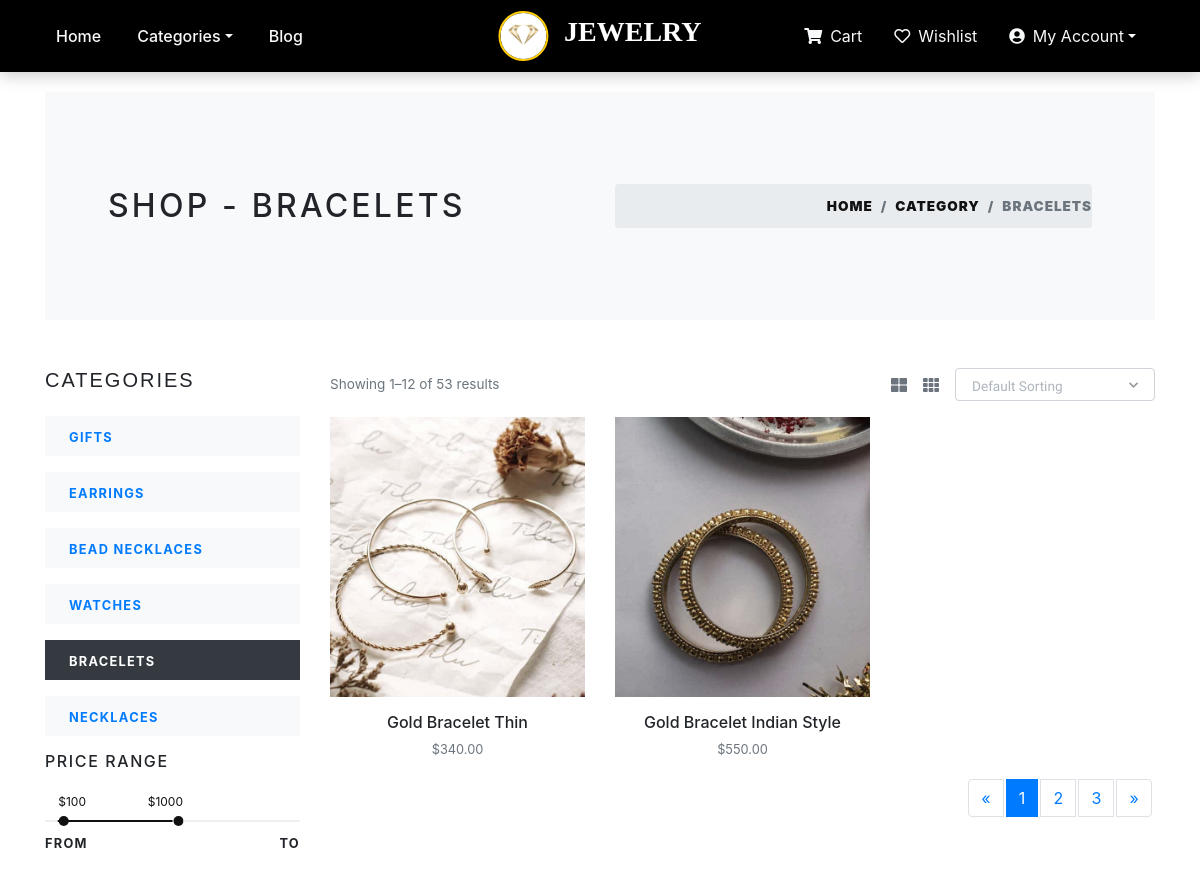
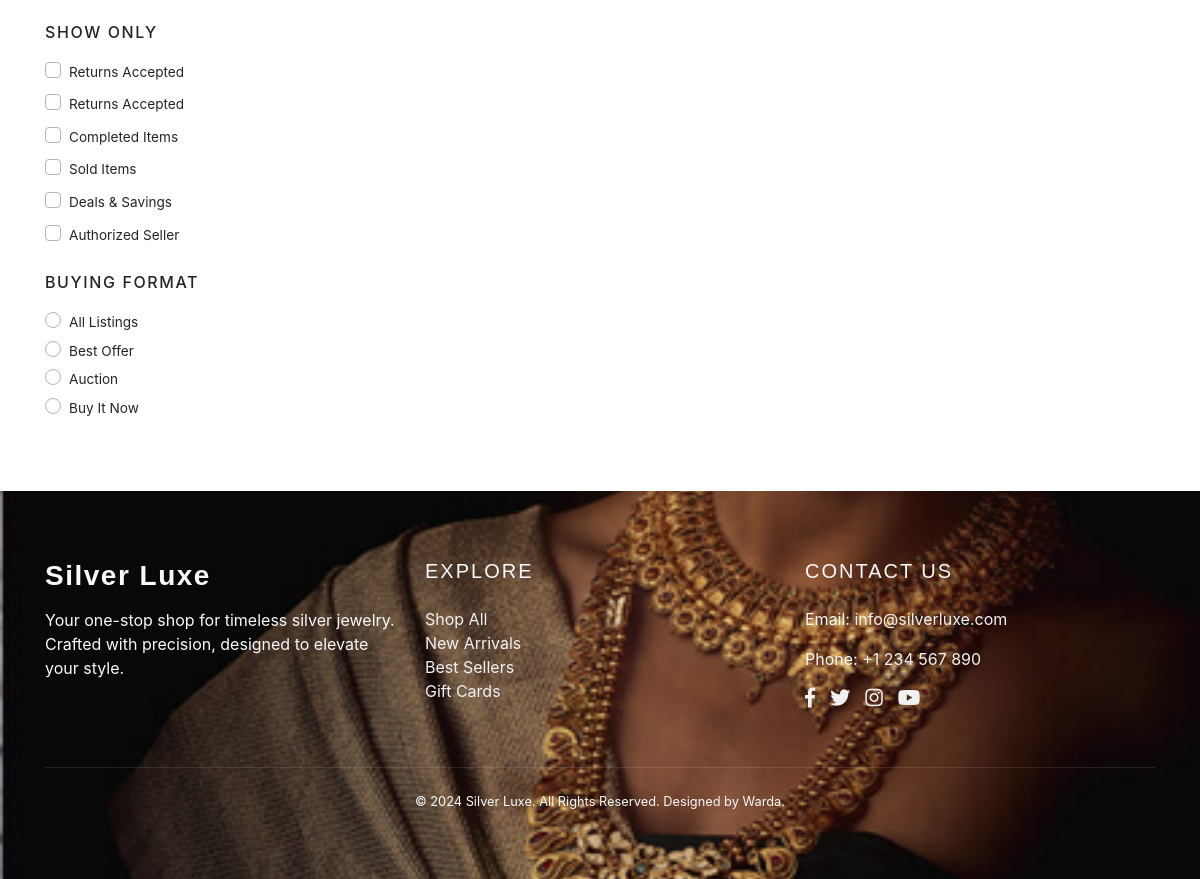
Page /bracelets/ on the committed database (2 pictures, top to bottom).
### store/models.py (models this page shows, shortened)
class Category(models.Model):
    title = models.CharField(max_length=50, verbose_name="Category Title")
    slug = models.SlugField(max_length=55, verbose_name="Category Slug")
    description = models.TextField(blank=True, verbose_name="Category Description")
    category_image = models.ImageField(upload_to='category', blank=True, null=True, verbose_name="Category Image")
    is_active = models.BooleanField(verbose_name="Is Active?")
    is_featured = models.BooleanField(verbose_name="Is Featured?")
    created_at = models.DateTimeField(auto_now_add=True, verbose_name="Created Date")
    updated_at = models.DateTimeField(auto_now=True, verbose_name="Updated Date")
    class Meta:
        verbose_name_plural = 'Categories'
        ordering = ('-created_at', )

class Product(models.Model):
    title = models.CharField(max_length=150, verbose_name="Product Title")
    slug = models.SlugField(max_length=160, verbose_name="Product Slug")
    sku = models.CharField(max_length=255, unique=True, verbose_name="Unique Product ID (SKU)")
    short_description = models.TextField(verbose_name="Short Description")
    detail_description = models.TextField(blank=True, null=True, verbose_name="Detail Description")
    product_image = models.ImageField(upload_to='product', blank=True, null=True, verbose_name="Product Image")
    price = models.DecimalField(max_digits=8, decimal_places=2)
    category = models.ForeignKey(Category, verbose_name="Product Categoy", on_delete=models.CASCADE)
    is_active = models.BooleanField(verbose_name="Is Active?")
    is_featured = models.BooleanField(verbose_name="Is Featured?")
    created_at = models.DateTimeField(auto_now_add=True, verbose_name="Created Date")
    updated_at = models.DateTimeField(auto_now=True, verbose_name="Updated Date")
    class Meta:
        verbose_name_plural = 'Products'
        ordering = ('-created_at', )

### store/views.py (the view)
# urls.py: path('<slug:slug>/', views.category_products, name="category-products"),
def category_products(request, slug):
    category = get_object_or_404(Category, slug=slug)
    products = Product.objects.filter(is_active=True, category=category)
    categories = Category.objects.filter(is_active=True)
    context = {
        'category': category,
        'products': products,
        'categories': categories,
    }
    return render(request, 'store/category_products.html', context)

### store/context_preprocessors.py (called while the page is built)
def store_menu(request):
    categories = Category.objects.filter(is_active=True)
    context = {
        'categories_menu': categories,
    }
    return context

def cart_menu(request):
    if request.user.is_authenticated:
        cart_items= Cart.objects.filter(user=request.user)
        context = {
            'cart_items': cart_items,
        }
    else:
        context = {}
    return context

### templates/store/category_products.html (shortened to what this page needs)
{% extends 'base.html' %}
{% load static %}
    {% block content %}
      <div class="container">
        <section class="py-5 bg-light">
          <div class="container">
            <div class="row px-4 px-lg-5 py-lg-4 align-items-center">
              <div class="col-lg-6">
                <h1 class="h2 text-uppercase mb-0">Shop - {{category.title}}</h1>
              </div>
              <div class="col-lg-6 text-lg-right">
                <nav aria-label="breadcrumb">
                  <ol class="breadcrumb justify-content-lg-end mb-0 px-0">
                    <li class="breadcrumb-item"><a href="{% url 'store:home' %}">Home</a></li>
                    <li class="breadcrumb-item"><a href="{% url 'store:all-categories' %}">Category</a></li>
                    <li class="breadcrumb-item active" aria-current="page">{{category.title}}</li>
                  </ol>
                </nav>
              </div>
            </div>
          </div>
        </section>
        <section class="py-5">
          <div class="container p-0">
            <div class="row">
              <div class="col-lg-3 order-2 order-lg-1">
                <h5 class="text-uppercase mb-4">Categories</h5>
                {% if categories %}
                  {% for cat in categories %}
                    <a href="{% url 'store:category-products' cat.slug %}">
                      <div class="py-2 px-4 {% if category == cat %}bg-dark text-white {% else %}bg-light{% endif %} mb-3">
                        <strong class="small text-uppercase font-weight-bold">{{cat.title}}</strong>
                      </div>
                    </a>
                  {% endfor %}
                {% endif %}
                <h6 class="text-uppercase mb-4">Price range</h6>
                <div class="price-range pt-4 mb-5">
                  <div id="range"></div>
                  <div class="row pt-2">
                    <div class="col-6"><strong class="small font-weight-bold text-uppercase">From</strong></div>
                    <div class="col-6 text-right"><strong class="small font-weight-bold text-uppercase">To</strong></div>
                  </div>
                </div>
                <h6 class="text-uppercase mb-3">Show only</h6>
                <div class="custom-control custom-checkbox mb-1">
                  <label class="custom-control-label text-small" for="customCheck1">Returns Accepted</label>
                </div>
                <div class="custom-control custom-checkbox mb-1">
                  <label class="custom-control-label text-small" for="customCheck2">Returns Accepted</label>
                </div>
                <div class="custom-control custom-checkbox mb-1">
                  <label class="custom-control-label text-small" for="customCheck3">Completed Items</label>
                </div>
                <div class="custom-control custom-checkbox mb-1">
                  <label class="custom-control-label text-small" for="customCheck4">Sold Items</label>
                </div>
                <div class="custom-control custom-checkbox mb-1">
                  <label class="custom-control-label text-small" for="customCheck5">Deals &amp; Savings</label>
                </div>
                <div class="custom-control custom-checkbox mb-4">
                  <label class="custom-control-label text-small" for="customCheck6">Authorized Seller</label>
                </div>
                <h6 class="text-uppercase mb-3">Buying format</h6>
                <div class="custom-control custom-radio">
                  <label class="custom-control-label text-small" for="customRadio1">All Listings</label>
                </div>
                <div class="custom-control custom-radio">
                  <label class="custom-control-label text-small" for="customRadio2">Best Offer</label>
                </div>
                <div class="custom-control custom-radio">
                  <label class="custom-control-label text-small" for="customRadio3">Auction</label>
                </div>
                <div class="custom-control custom-radio">
                  <label class="custom-control-label text-small" for="customRadio4">Buy It Now</label>
                </div>
              </div>
              <div class="col-lg-9 order-1 order-lg-2 mb-5 mb-lg-0">
                <div class="row mb-3 align-items-center">
                  <div class="col-lg-6 mb-2 mb-lg-0">
                    <p class="text-small text-muted mb-0">Showing 1–12 of 53 results</p>
                  </div>
                  <div class="col-lg-6">
                    <ul class="list-inline d-flex align-items-center justify-content-lg-end mb-0">
                      <li class="list-inline-item text-muted mr-3"><a class="reset-anchor p-0" href="#"><i class="fas fa-th-large"></i></a></li>
                      <li class="list-inline-item text-muted mr-3"><a class="reset-anchor p-0" href="#"><i class="fas fa-th"></i></a></li>
                      <li class="list-inline-item">
                      </li>
                    </ul>
                  </div>
                </div>
                <div class="row">
                  {% if products %}
                    {% for product in products %}
                      <div class="col-lg-4 col-sm-6">
                        <div class="product text-center">
                          <div class="mb-3 position-relative">
                            <a class="d-block" href="{% url 'store:product-detail' product.slug %}">
                              {% if product.product_image %}
                                <img class="img-fluid w-100" src="{{product.product_image.url}}" alt="{{product.title}}">
                              {% else %}
                                <img class="img-fluid w-100" src="{% static 'img/product-1.jpg' %}" alt="{{product.title}}">
                              {% endif %}
                            </a>
                          </div>
                          <h6> <a class="reset-anchor" href="{% url 'store:product-detail' product.slug %}">{{product.title}}</a></h6>
                          <p class="small text-muted">${{product.price}}</p>
                        </div>
                      </div>
                    {% endfor %}
                  {% endif %}
                </div>
                <nav aria-label="Page navigation example">
                  <ul class="pagination justify-content-center justify-content-lg-end">
                    <li class="page-item"><a class="page-link" href="#" aria-label="Previous"><span aria-hidden="true">«</span></a></li>
                    <li class="page-item active"><a class="page-link" href="#">1</a></li>
                    <li class="page-item"><a class="page-link" href="#">2</a></li>
                    <li class="page-item"><a class="page-link" href="#">3</a></li>
                    <li class="page-item"><a class="page-link" href="#" aria-label="Next"><span aria-hidden="true">»</span></a></li>
                  </ul>
                </nav>
              </div>
            </div>
          </div>
        </section>
      </div>
      {% endblock content %}

### jewelryshop/static/css/style.default.css (style rules this page uses)
.text-small { font-size: 0.85rem !important; }
strong { font-weight: 700; }
.product img { -webkit-filter: grayscale(40%); filter: grayscale(40%); transition: all 0.3s; }
.text-uppercase { text-transform: uppercase; letter-spacing: 0.1em; }
.reset-anchor { color: inherit; transition: all 0.3s; }
.noUi-target { background: #efefef; border-radius: 0; border: none; box-shadow: none; }
.noUi-horizontal { height: 2px; }
body { font-family: "Libre Franklin", sans-serif; font-size: 1rem; font-weight: 400; line-height: 1.5; color: #111111; background-color: #fff; }
a { color: #dcb14a; text-decoration: none; }
h1, h2, h3, h4, h5, h6, .h1, .h2, .h3, .h4, .h5, .h6 { margin-bottom: 0.5rem; font-family: inherit; font-weight: 900; line-height: 1.2; color: inherit; }
h1, .h1 { font-size: 2.2rem; }
h2, .h2 { font-size: 1.9rem; }
h5, .h5 { font-size: 1.15rem; }
h6, .h6 { font-size: 1rem; }
small, .small { font-size: 80%; font-weight: 400; }
.page-item:first-child .page-link { border-top-left-radius: 0; border-bottom-left-radius: 0; }
.page-item:last-child .page-link { border-top-right-radius: 0; border-bottom-right-radius: 0; }
.page-item.active .page-link { color: #fff; background-color: #111111; border-color: #111111; }
.page-link { padding: 0.5rem 0.75rem; line-height: 1.25; color: #111111; background-color: none; border: 1px solid #eee; margin: 0.2rem; transition: all 0.3s; }
.bg-light { background-color: #f8f9fa !important; }
.bg-dark { background-color: #111111 !important; }
.custom-checkbox .custom-control-label::before { border-radius: 0; }
.custom-radio .custom-control-label::before { border-radius: 50%; }
.custom-control-label { font-weight: 400; line-height: 2.1em; cursor: pointer; }
.breadcrumb { background: #f8f9fa; }
.breadcrumb-item { font-size: 0.85rem; text-transform: uppercase; letter-spacing: 0.07em; font-weight: 900; color: #111111; }
.breadcrumb-item a { color: inherit; transition: all 0.3s; }
.breadcrumb-item.active { color: #aaa; }

### templates/footer.html (style rules this page uses)
h3, h5 { font-family: 'Montserrat', sans-serif; letter-spacing: 1.5px; }
.container { max-width: 1140px; padding: 20px; margin: auto; }

### rows in the picture
Category: title "BRACELETS"
Category: title "GIFTS"
Category: title "EARRINGS"
Category: title "BEAD NECKLACES"
Category: title "WATCHES"
Category: title "NECKLACES"
Product: product_image (picture), title "Gold Bracelet Thin", price "340.00"
Product: product_image (picture), title "Gold Bracelet Indian Style", price "550.00"
